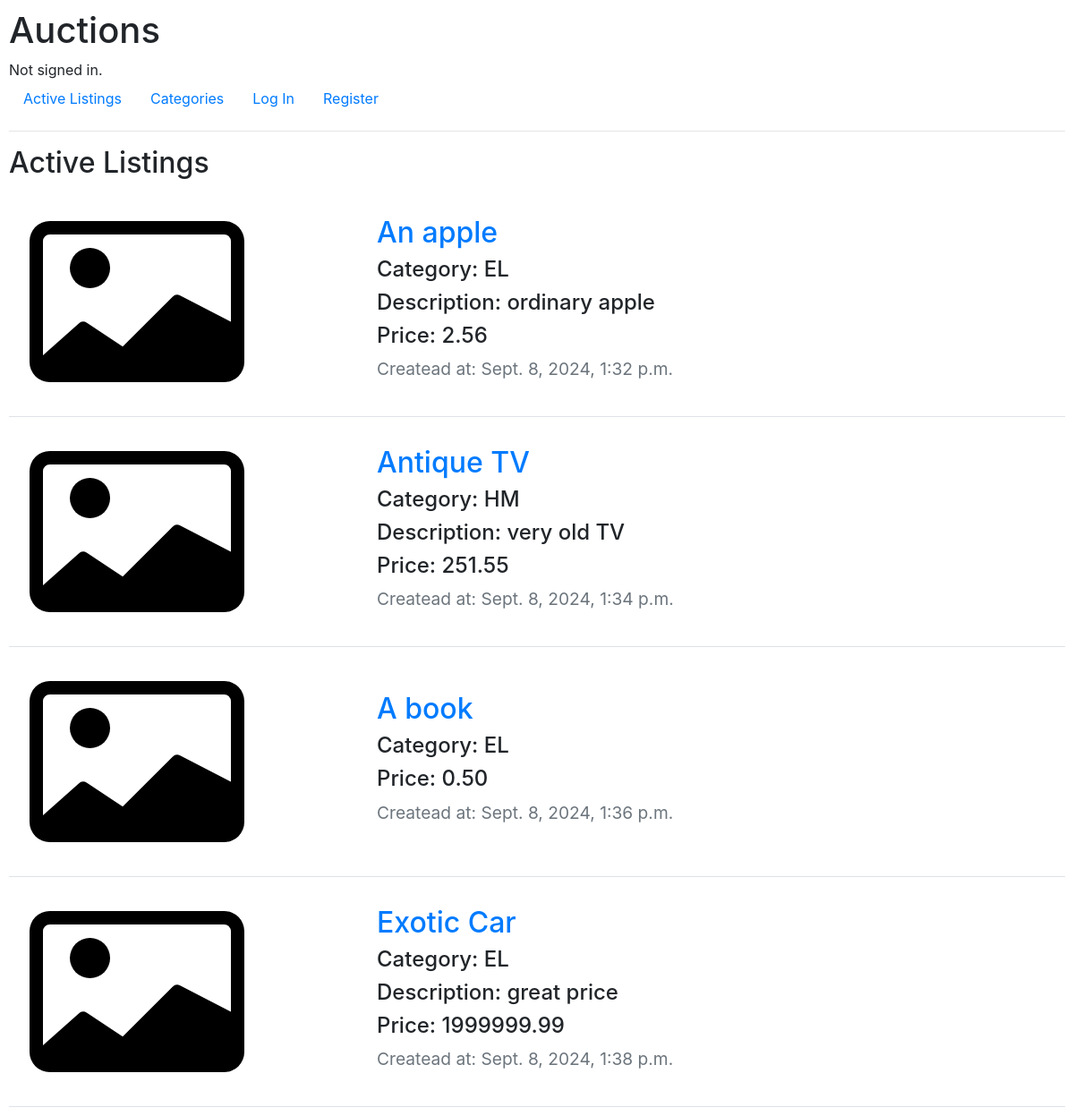
Before: / with the older database file.
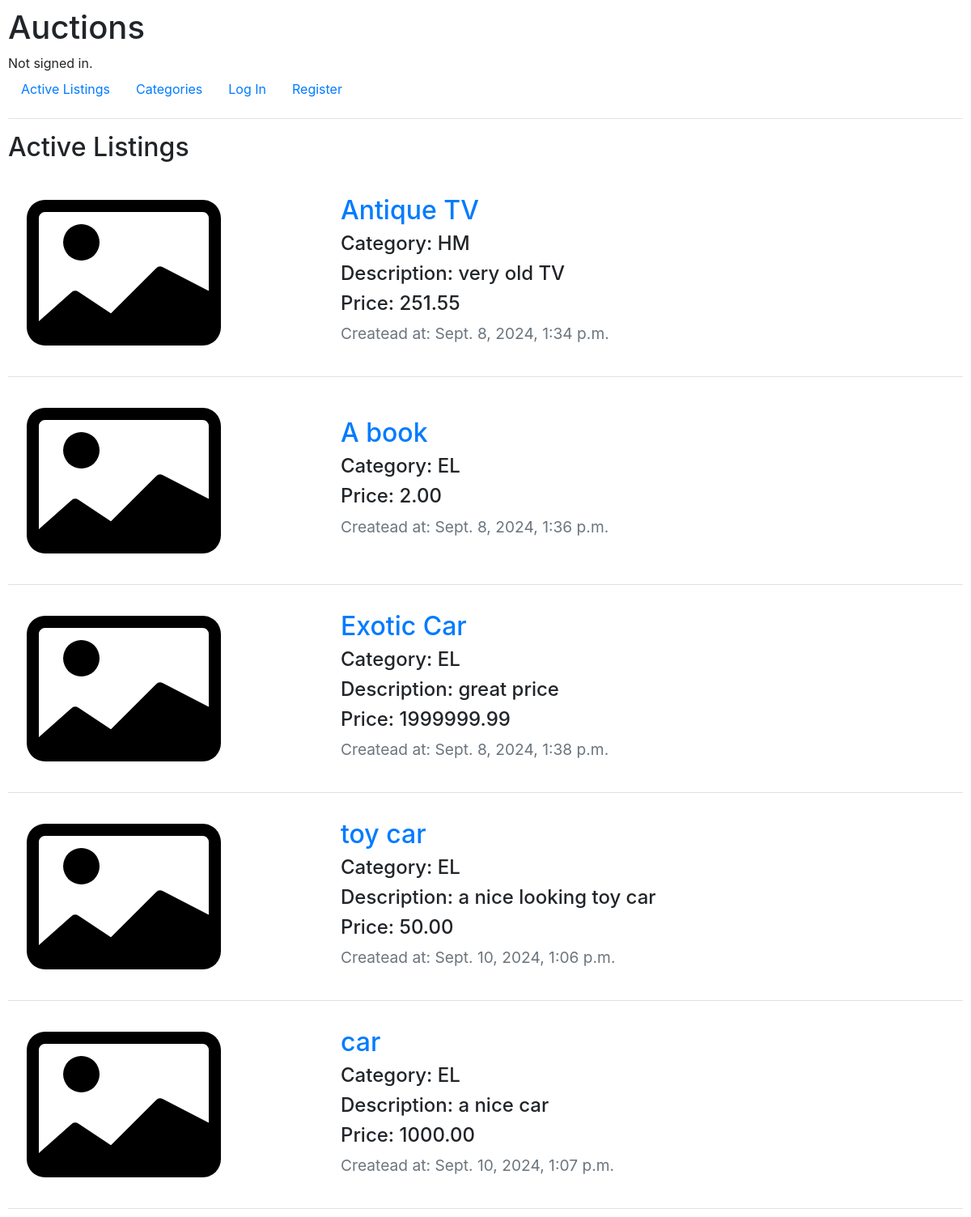
After: the same page with the newer database file.
### auctions/models.py (models this page shows)
class Auctions(models.Model):
    ELECTRONICS = "ER"
    FASHION = "FS"
    HOME = "HM"
    ELSE = "EL"
    CATEGORY_CHOICES = {
        ELECTRONICS: "Electronics",
        FASHION: "Fashion",
        HOME: "Home",
        ELSE: "Everything Else",
    }
    title = models.CharField(max_length=64)
    description = models.CharField(max_length=256,default='', blank=True)
    image = models.URLField(default='',blank=True)
    price = models.DecimalField(max_digits=12, decimal_places=2)
    initial_price = models.DecimalField(max_digits=12, decimal_places=2)
    category = models.CharField(max_length=2, choices=CATEGORY_CHOICES, default=ELSE)
    active = models.BooleanField(default=True)
    created_time = models.DateTimeField(auto_now_add=True)
    watchlist = models.ManyToManyField(User, related_name="watchlist", blank=True)
    owner = models.ForeignKey(User, related_name="owner", on_delete=models.SET_NULL, null=True)
    buyer = models.ForeignKey(User, default="", blank=True, on_delete=models.SET_NULL, null=True)

### auctions/views.py (the view)
# urls.py: path("", views.index, name="index"),
def index(request):
    items = Auctions.objects.filter(active=True)
    img_url = static('auctions/card-image.svg')
    return render(request, "auctions/index.html", {
            "items":items,
            "img_url":img_url
        })

### auctions/templates/auctions/index.html (shortened to what this page needs)
{% extends "auctions/layout.html" %}
{% block body %}
    <h2>Active Listings</h2>
{% if items %}
    {% for item in items %}
    <div class="container-fluid border-bottom">
        <div class="row p-2">
            <div class="col-4 align-self-center">
            <img src="{{item.image}}    " class="img-fluid" alt="W3Schools.com" onerror="this.onerror=null;this.src='{{img_url}}';" style="width:240px;height:auto;">
            </div>
            <div class="col-8 align-self-center">
            <h2><a href="{% url 'listing' item.id %}">{{item.title}} </a></h2>
            <h4>Category: {{item.category}}</h4>
            {% if item.description %}
                <h4>Description: {{item.description}}</h4>
            {% endif %}
            <h4>Price: {{item.price}} </h4>
            <h4><small class="text-muted">Createad at: {{item.created_time}}</small></h4>
            </div>
        </div>
    </div>
    {% endfor %}
{% else %}
    <h3> No item avaible</h3>
{% endif %}
{% endblock %}

### auctions/templates/auctions/layout.html (shortened to what this page needs)
{% load static %}
<!DOCTYPE html>
<html lang="en">
    <head>
        <link rel="stylesheet" href="https://stackpath.bootstrapcdn.com/bootstrap/4.4.1/css/bootstrap.min.css">
        <link rel="stylesheet" type="text/css" href="{% static 'auctions/styles.css' %}" >
    </head>
    <body>
        <h1>Auctions</h1>
        <div>
            {% if user.is_authenticated %}
                Signed in as <strong>{{ user.username }}</strong>.
            {% else %}
                Not signed in.
            {% endif %}
        </div>
        <ul class="nav">
            <li class="nav-item">
                <a class="nav-link" href="{% url 'index' %}">Active Listings</a>
            </li>
            <li class="nav-item">
                <a class="nav-link" href="{% url 'categories' %}">Categories</a>
            </li>
            {% if user.is_authenticated %}
                <li class="nav-item">
                    <a class="nav-link" href="{% url 'logout' %}">Log Out</a>
                </li>
                <li class="nav-item">
                    <a class="nav-link" href="{% url 'create_listing' %}">Create Listing</a>
                </li>
                <li class="nav-item">
                    <a class="nav-link" href="{% url 'watchlist' %}">Watchlist</a>
                </li>
            {% else %}
                <li class="nav-item">
                    <a class="nav-link" href="{% url 'login' %}">Log In</a>
                </li>
                <li class="nav-item">
                    <a class="nav-link" href="{% url 'register' %}">Register</a>
                </li>
            {% endif %}
        </ul>
        <hr>
        {% block body %}
        {% endblock %}
    </body>
</html>

### auctions/static/auctions/styles.css (style rules this page uses)
body { padding: 10px; }
img { width: 360px; height: auto; }

Changed rows visible on the page:
no longer on this page (row edited): Auctions: title "An apple", category "EL", description "ordinary apple", price "2.56", created_time "Sept. 8, 2024, 1:32 p.m."
changed Auctions "A book": price "0.50" → "2.00"
added Auctions: title "toy car", category "EL", description "a nice looking toy car", price "50.00", created_time "Sept. 10, 2024, 1:06 p.m."
added Auctions: title "car", category "EL", description "a nice car", price "1000.00", created_time "Sept. 10, 2024, 1:07 p.m."
